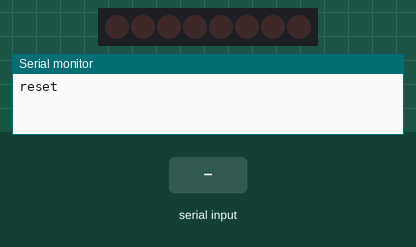
The sketch below on a simulated Arduino Uno, built with avr-gcc and run on an emulated ATmega328P. Parts: 8 shift-register outputs drawn as a row of LEDs (first output left, lit = HIGH), the last lines printed to the serial monitor. Wiring (inferred from the names in the program): shift register (74HC595): data pin 2; shift clock pin 4; latch pin 3. Wiring (inferred from the signals the program sends): row of LEDs: on Q0, Q1, Q2, Q3, Q4, Q5, Q6, Q7. The test bench sets the inputs (shaded band).

Above: at 1.2 s.
1.3 s: "90,45\n" received over Serial
At 2.5 s:
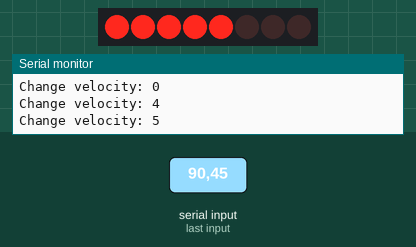
2.8 s: "30,150\n" received over Serial
At 2.81 s:
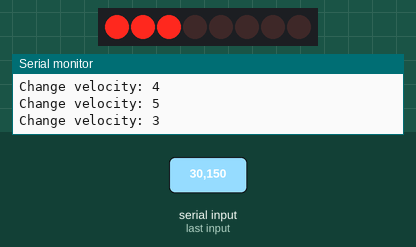
4.3 s: "200\n" received over Serial
5.8 s: "90,45\n" received over Serial
At 6.1 s:
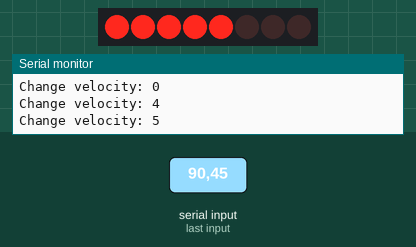
7.3 s: "90\n" received over Serial
At 8.3 s:
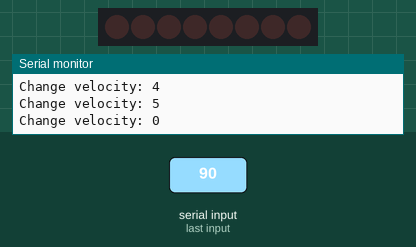
8.8 s: "5\n" received over Serial
At 9.4 s:
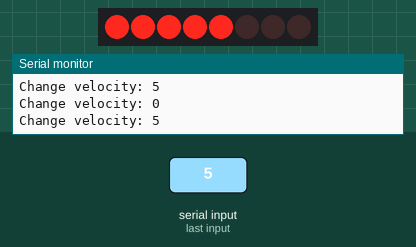
Timing chart, 0 to 11.3 s (numbered marks = the images above; inputs shaded):
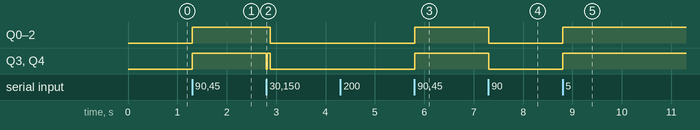

Measured:
- after the input at 1.3 s, Q0–4: LOW → HIGH at once
- after the input at 2.8 s, Q0–2: HIGH → LOW after 0.08 s; Q3, Q4: HIGH → LOW at once, → HIGH 0.02 s later, → LOW 0.06 s later
- after the input at 5.8 s, Q0–4: LOW → HIGH at once
- after the input at 7.3 s, Q0–4: HIGH → LOW at once
- after the input at 8.8 s, Q0–4: LOW → HIGH at once

The sketch:

velocity.ino
```cpp
const int latchPin = 3;
const int clockPin = 4;
const int dataPin = 2;

// Array of 9 different states of velocity
byte progressBar[] = {0b00000000,0b00000001,0b00000011,0b00000111,0b00001111,
                   0b00011111,0b00111111, 0b01111111, 0b11111111};
void setup() {
  pinMode(latchPin, OUTPUT);
  pinMode(dataPin, OUTPUT);
  pinMode(clockPin, OUTPUT);
  Serial.begin(9600);
  Serial.println("reset");
}

void loop() {
  /* Input is received through the serial monitor(only 0-8 are accepted) and the
     velocity bar changes to the designated state */
  if (Serial.available() > 0) {
     char vel = Serial.read();
     if (vel >= '0' && vel <= '8') {
      int index = vel - '0'; // converts char to int
      Serial.print("Change velocity: ");
      Serial.println(index);
      velOutput(index);
    }
  }
}

// Utilizes the shift register to shift in the designated level of velocity
void velOutput(int index) {
  digitalWrite(latchPin, LOW);
  shiftOut(dataPin, clockPin, MSBFIRST, progressBar[index]);
  digitalWrite(latchPin, HIGH);
}
```
